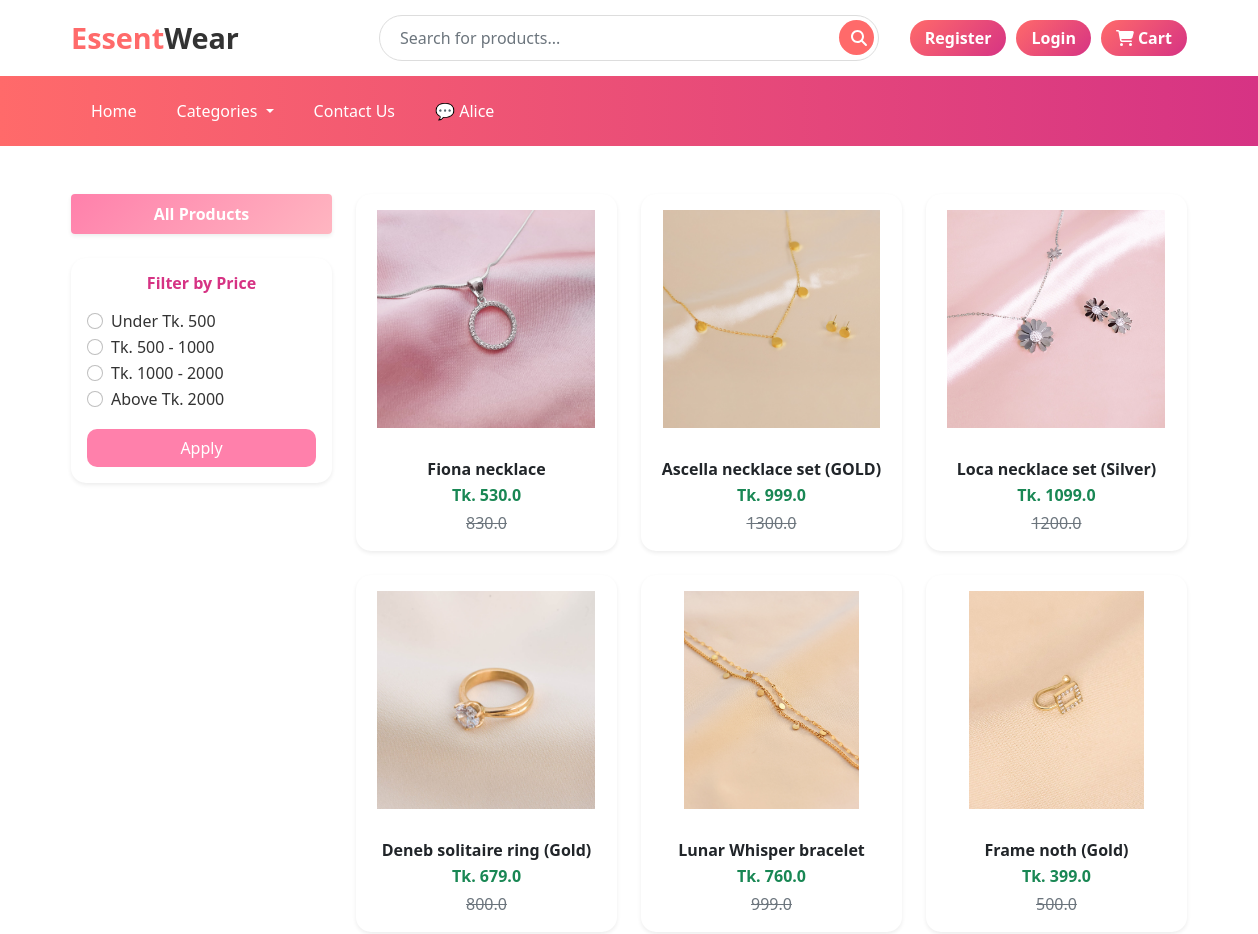
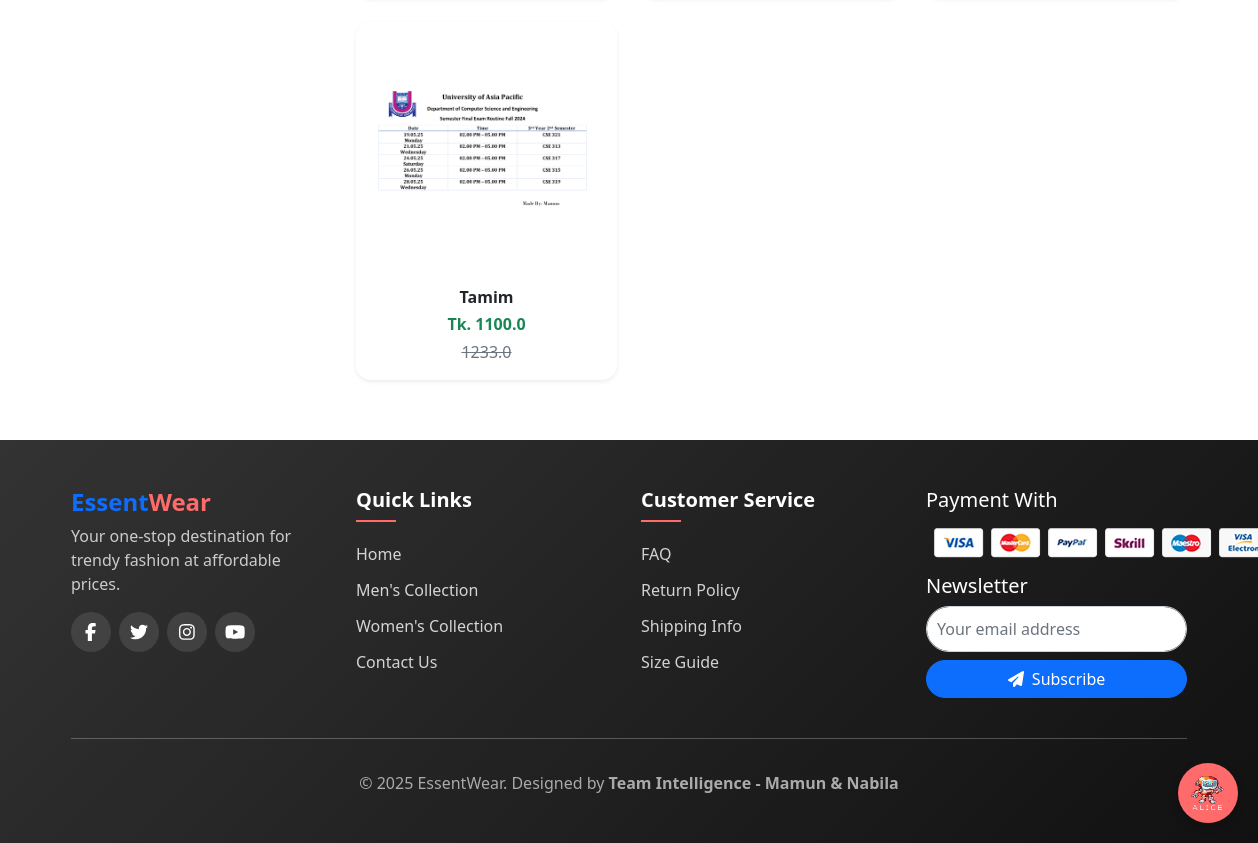
The app's page /jwellery/ with its own data (2 pictures, top to bottom).
### app/models.py (models this page shows, shortened)
class Product(models.Model):
    title = models.CharField(max_length=100)
    selling_price = models.FloatField()
    discounted_price = models.FloatField()
    description = models.TextField(default='null')
    category = models.CharField(choices=CATEGORY_CHOICES, max_length=2)
    p_image = models.ImageField(upload_to='product_img')
    owner = models.ForeignKey(User, on_delete=models.CASCADE, related_name='products',null=True, blank=True) # Added owner field
    quantity = models.PositiveIntegerField(default=0)  # 🧮 নতুন field

### app/views.py (the view)
# urls.py: path('jwellery/', views.jwellery, name='jwellery'),
def jwellery(request, data=None):
    jwellery = Product.objects.filter(category='J')
    price = request.GET.get("price")
    if price == "under500":
        jwellery = jwellery.filter(discounted_price__lt=500)
    elif price == "500-1000":
        jwellery = jwellery.filter(discounted_price__gte=500, discounted_price__lte=1000)
    elif price == "1000-2000":
        jwellery = jwellery.filter(discounted_price__gte=1000, discounted_price__lte=2000)
    elif price == "above2000":
        jwellery = jwellery.filter(discounted_price__gt=2000)
    return render(request, 'app/product/jwellery.html', {'jwellerys': jwellery})

### app/templates/app/product/jwellery.html (shortened to what this page needs)
{% extends 'app/base.html' %}
{% load static %}
{% block main-content %}
<div class="container my-5">
  <div class="row">
    <div class="col-md-3 mb-4">
      <div class="list-group shadow-sm rounded border-0">
        <a href="{% url 'jwellery' %}"
           class="list-group-item list-group-item-action fw-semibold text-center active"
           style="background: linear-gradient(135deg, #ff80ab, #ffb6c1); border: none; color: #fff;">
          All Products
        </a>
      </div>
      <div class="card mt-4 border-0 shadow-sm" style="border-radius: 15px;">
        <div class="card-body">
          <h6 class="fw-bold mb-3 text-center" style="color: #d63384;">Filter by Price</h6>
          <form method="get" action="">
            <div class="form-check">
              <input class="form-check-input" type="radio" name="price" id="under500" value="under500">
              <label class="form-check-label" for="under500">Under Tk. 500</label>
            </div>
            <div class="form-check">
              <input class="form-check-input" type="radio" name="price" id="500to1000" value="500-1000">
              <label class="form-check-label" for="500to1000">Tk. 500 - 1000</label>
            </div>
            <div class="form-check">
              <input class="form-check-input" type="radio" name="price" id="1000to2000" value="1000-2000">
              <label class="form-check-label" for="1000to2000">Tk. 1000 - 2000</label>
            </div>
            <div class="form-check">
              <input class="form-check-input" type="radio" name="price" id="above2000" value="above2000">
              <label class="form-check-label" for="above2000">Above Tk. 2000</label>
            </div>
            <button type="submit" class="btn w-100 mt-3 fw-semibold"
                    style="background: #ff80ab; color: white; border-radius: 10px;">
              Apply
            </button>
          </form>
        </div>
      </div>
    </div>
    <div class="col-md-9">
      <div class="row g-4">
        {% for product in jwellerys %}
        <div class="col-sm-6 col-md-4">
          <div class="card h-100 border-0 shadow-sm product-card">
            <a href="{% url 'product-detail' product.id %}" class="text-decoration-none text-dark">
              <img src="{{ product.p_image.url }}" class="card-img-top p-3 img-fluid" alt="{{ product.title }}" style="height: 250px; object-fit: contain;">
              <div class="card-body text-center">
                <h6 class="card-title fw-bold mb-1">{{ product.title }}</h6>
                <p class="mb-1 text-success fw-bold">Tk. {{ product.discounted_price }}</p>
                <p class="text-muted text-decoration-line-through mb-0">
                  {{ product.selling_price }}
                </p>
              </div>
            </a>
          </div>
        </div>
        {% empty %}
        <p class="text-center text-muted">No products available.</p>
        {% endfor %}
      </div>
    </div>
  </div>
</div>
{% endblock main-content %}

### app/templates/app/base.html (style rules this page uses)
:root { --primary-color: #ff6a6a; --secondary-color: #d63384; --dark-color: #333; --light-color: #f9f9f9; }
body { font-family: "Segoe UI", Tahoma, Geneva, Verdana, sans-serif; background-color: #fff; color: #333; }

### app/templates/app/product/jwellery.html (style rules this page uses)
.product-card { transition: transform 0.3s ease, box-shadow 0.3s ease; border-radius: 15px; }
.list-group-item.active { font-weight: bold; }

### records on screen
Product: p_image (picture), title "Fiona necklace", discounted_price "530.0", selling_price "830.0"
Product: p_image (picture), title "Ascella necklace set (GOLD)", discounted_price "999.0", selling_price "1300.0"
Product: p_image (picture), title "Loca necklace set (Silver)", discounted_price "1099.0", selling_price "1200.0"
Product: p_image (picture), title "Deneb solitaire ring (Gold)", discounted_price "679.0", selling_price "800.0"
Product: p_image (picture), title "Lunar Whisper bracelet", discounted_price "760.0", selling_price "999.0"
Product: p_image (picture), title "Frame noth (Gold)", discounted_price "399.0", selling_price "500.0"
Product: p_image (picture), title "Tamim", discounted_price "1100.0", selling_price "1233.0"
